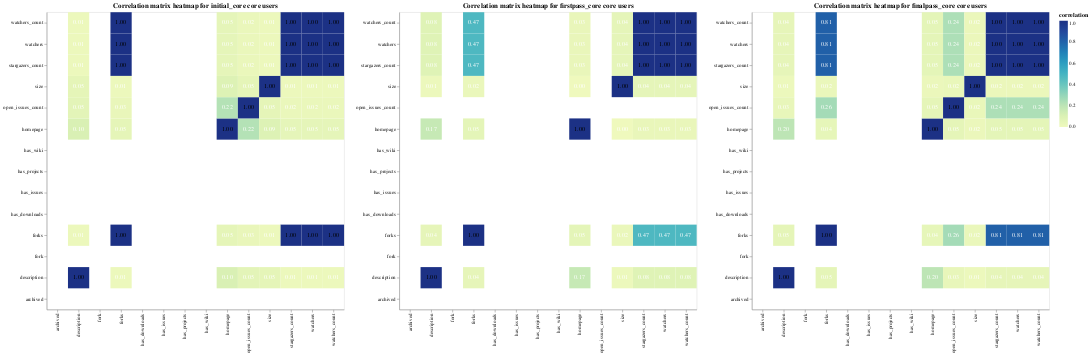

Notebook code cell kept with this figure:
### Code cell
alt.hconcat(*matrices)

### Figure 1 — Vega-Lite specification as saved in the notebook (floating-point values rounded to 4 significant figures; data arrays with more than 128 entries replaced by an {"elided": "..."} marker saying what was removed)
{"$schema": "https://vega.github.io/schema/vega-lite/v5.6.1.json", "config": {"view": {"continuousHeight": 300, "continuousWidth": 300}}, "datasets": {"data-6245d951cb93c26c47d02078cdc85bcd": {"elided": "196 records"}, "data-62c1b8f9e933cb0273e5bfcb6ac73186": {"elided": "196 records"}, "data-712b2dc53fdbadcdc4e2010762ef45c2": {"elided": "196 records"}}, "hconcat": [{"data": {"name": "data-712b2dc53fdbadcdc4e2010762ef45c2"}, "height": {"step": 40}, "layer": [{"encoding": {"color": {"field": "correlation", "type": "quantitative"}, "tooltip": [{"field": "x", "title": "Variable 1", "type": "nominal"}, {"field": "y", "title": "Variable 2", "type": "nominal"}, {"field": "correlation", "title": "Correlation", "type": "quantitative"}], "x": {"field": "x", "title": null, "type": "ordinal"}, "y": {"field": "y", "sort": {"field": "y", "order": "descending"}, "title": null, "type": "ordinal"}}, "mark": {"type": "rect"}}, {"encoding": {"color": {"condition": {"test": "(datum.correlation > 0.95)", "value": "black"}, "value": "white"}, "text": {"field": "correlation", "format": ".2f", "type": "quantitative"}, "tooltip": [{"field": "x", "title": "Variable 1", "type": "nominal"}, {"field": "y", "title": "Variable 2", "type": "nominal"}, {"field": "correlation", "title": "Correlation", "type": "quantitative"}], "x": {"field": "x", "title": null, "type": "ordinal"}, "y": {"field": "y", "sort": {"field": "y", "order": "descending"}, "title": null, "type": "ordinal"}}, "mark": {"baseline": "middle", "type": "text"}}], "title": "Correlation matrix heatmap for initial_core core users", "width": {"step": 40}}, {"data": {"name": "data-6245d951cb93c26c47d02078cdc85bcd"}, "height": {"step": 40}, "layer": [{"encoding": {"color": {"field": "correlation", "type": "quantitative"}, "tooltip": [{"field": "x", "title": "Variable 1", "type": "nominal"}, {"field": "y", "title": "Variable 2", "type": "nominal"}, {"field": "correlation", "title": "Correlation", "type": "quantitative"}], "x": {"field": "x", "title": null, "type": "ordinal"}, "y": {"field": "y", "sort": {"field": "y", "order": "descending"}, "title": null, "type": "ordinal"}}, "mark": {"type": "rect"}}, {"encoding": {"color": {"condition": {"test": "(datum.correlation > 0.95)", "value": "black"}, "value": "white"}, "text": {"field": "correlation", "format": ".2f", "type": "quantitative"}, "tooltip": [{"field": "x", "title": "Variable 1", "type": "nominal"}, {"field": "y", "title": "Variable 2", "type": "nominal"}, {"field": "correlation", "title": "Correlation", "type": "quantitative"}], "x": {"field": "x", "title": null, "type": "ordinal"}, "y": {"field": "y", "sort": {"field": "y", "order": "descending"}, "title": null, "type": "ordinal"}}, "mark": {"baseline": "middle", "type": "text"}}], "title": "Correlation matrix heatmap for firstpass_core core users", "width": {"step": 40}}, {"data": {"name": "data-62c1b8f9e933cb0273e5bfcb6ac73186"}, "height": {"step": 40}, "layer": [{"encoding": {"color": {"field": "correlation", "type": "quantitative"}, "tooltip": [{"field": "x", "title": "Variable 1", "type": "nominal"}, {"field": "y", "title": "Variable 2", "type": "nominal"}, {"field": "correlation", "title": "Correlation", "type": "quantitative"}], "x": {"field": "x", "title": null, "type": "ordinal"}, "y": {"field": "y", "sort": {"field": "y", "order": "descending"}, "title": null, "type": "ordinal"}}, "mark": {"type": "rect"}}, {"encoding": {"color": {"condition": {"test": "(datum.correlation > 0.95)", "value": "black"}, "value": "white"}, "text": {"field": "correlation", "format": ".2f", "type": "quantitative"}, "tooltip": [{"field": "x", "title": "Variable 1", "type": "nominal"}, {"field": "y", "title": "Variable 2", "type": "nominal"}, {"field": "correlation", "title": "Correlation", "type": "quantitative"}], "x": {"field": "x", "title": null, "type": "ordinal"}, "y": {"field": "y", "sort": {"field": "y", "order": "descending"}, "title": null, "type": "ordinal"}}, "mark": {"baseline": "middle", "type": "text"}}], "title": "Correlation matrix heatmap for finalpass_core core users", "width": {"step": 40}}]}
